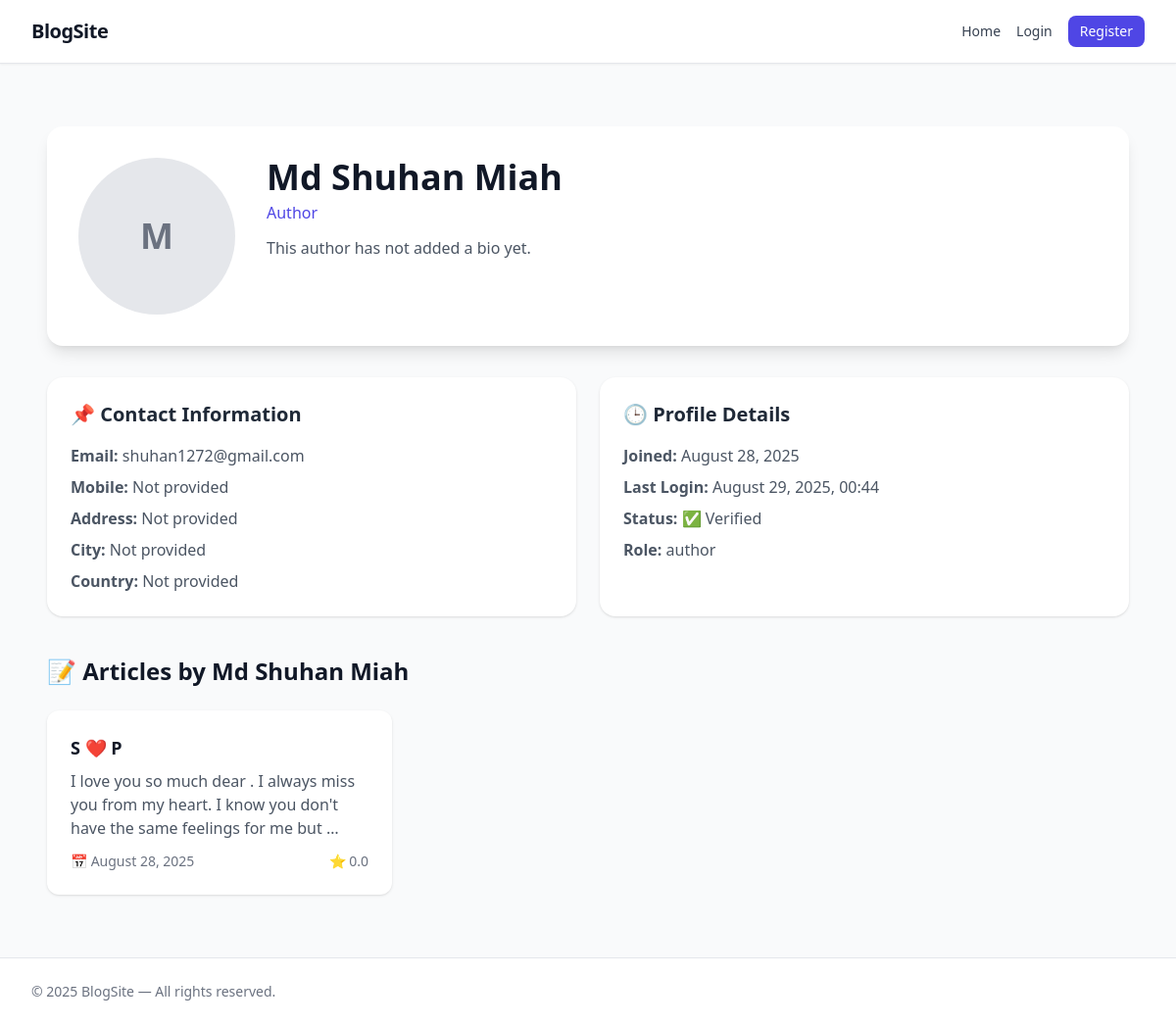
The page /accounts/profile/13/ on the database as committed earlier.
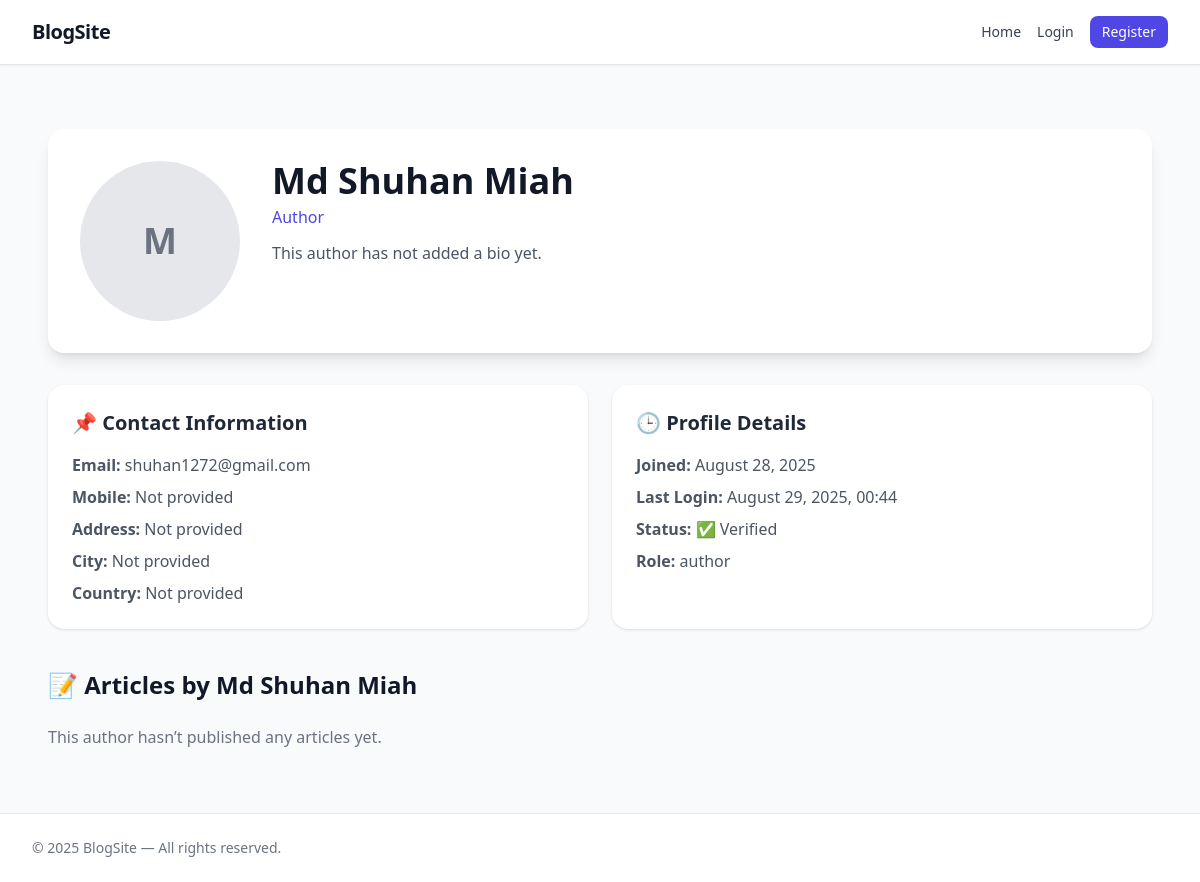
The same page on the database as committed later.
### blog/models.py (models this page shows, shortened)
class TimeStampedModel(models.Model):
    created_at = models.DateTimeField(auto_now_add=True)
    updated_at = models.DateTimeField(auto_now=True)
    class Meta:
        abstract = True #means for this class inside database table will be not created.. this class will be inherited by other classes.

class Blog(TimeStampedModel):
    title = models.CharField(max_length=200)
    slug = models.SlugField(blank=True, unique=True)
    body = models.TextField()
    author = models.ForeignKey(CustomUser, on_delete=models.CASCADE, related_name="blogs")
    categories = models.ManyToManyField(Category, related_name="blogs", blank=True)

### accounts/views.py (the view)
# urls.py: path("profile/<id>/", views.user_dashboard, name="profile"),
def user_dashboard(request,id):
    author = CustomUser.objects.get(id=id)
    blogs = Blog.objects.filter(author=author).prefetch_related("categories", "reviews")
    for blog in blogs:
        blog.avg_rating = blog.reviews.aggregate(avg=Avg("rating"))["avg"] or 0
    return render(request, "accounts/profile.html", {
        "author": author,
        "blogs": blogs,
    })

### accounts/models.py (called while the page is built)
    @property
    def full_name(self):
        if self.first_name == "" and self.last_name == "":
            return f"{self.username}{self.id}"
        return f"{self.first_name}  {self.last_name}"

### accounts/templates/accounts/profile.html (shortened to what this page needs)
{% extends "base.html" %}
{% block content %}
<div class="max-w-6xl mx-auto py-10 px-4">
  <div class="bg-white shadow-lg rounded-2xl p-8 flex flex-col md:flex-row items-center md:items-start gap-8">
    <div class="flex-shrink-0">
      {% if author.profile_picture %}
        <img src="{{ author.profile_picture.url }}" alt="{{ author.full_name }}"
             class="w-40 h-40 rounded-full object-cover border-4 border-indigo-500 shadow-lg">
      {% else %}
        <div class="w-40 h-40 rounded-full flex items-center justify-center bg-gray-200 text-gray-500 text-4xl font-bold">
          {{ author.first_name|slice:":1"|default:"A" }}
        </div>
      {% endif %}
    </div>
    <div class="flex-1">
      <h1 class="text-4xl font-bold text-gray-900">{{ author.full_name|default:author.username }}</h1>
      <p class="text-indigo-600 font-medium mt-1 capitalize">{{ author.role }}</p>
      <p class="text-gray-600 mt-3">{{ author.bio|default:"This author has not added a bio yet." }}</p>
    </div>
  </div>
  <div class="mt-8 grid md:grid-cols-2 gap-6">
    <div class="bg-white p-6 rounded-2xl shadow">
      <h2 class="text-xl font-semibold text-gray-800 mb-4">📌 Contact Information</h2>
      <ul class="space-y-2 text-gray-600">
        <li><strong>Email:</strong> {{ author.email }}</li>
        <li><strong>Mobile:</strong> {{ author.mobile|default:"Not provided" }}</li>
        <li><strong>Address:</strong> {{ author.address_line_1|default:"Not provided" }}</li>
        <li><strong>City:</strong> {{ author.city|default:"Not provided" }}</li>
        <li><strong>Country:</strong> {{ author.country|default:"Not provided" }}</li>
      </ul>
    </div>
    <div class="bg-white p-6 rounded-2xl shadow">
      <h2 class="text-xl font-semibold text-gray-800 mb-4">🕒 Profile Details</h2>
      <ul class="space-y-2 text-gray-600">
        <li><strong>Joined:</strong> {{ author.date_joined|date:"F j, Y" }}</li>
        <li><strong>Last Login:</strong> {{ author.last_login|date:"F j, Y, H:i" }}</li>
        <li><strong>Status:</strong> {% if author.is_verified %}
            ✅ Verified
          {% else %}
            ❌ Not Verified
          {% endif %}
        </li>
        <li><strong>Role:</strong> {{ author.role }}</li>
      </ul>
    </div>
  </div>
  <div class="mt-10">
    <h2 class="text-2xl font-bold mb-6 text-gray-900">📝 Articles by {{ author.full_name|default:author.username }}</h2>
    {% if blogs %}
      <div class="grid md:grid-cols-2 lg:grid-cols-3 gap-6">
        {% for blog in blogs %}
          <a href="{% url 'blog_detail' blog.slug %}"
             class="block bg-white p-6 rounded-xl shadow hover:shadow-lg transition">
            <h3 class="text-lg font-bold text-gray-900">{{ blog.title }}</h3>
            <p class="text-gray-600 mt-2 line-clamp-3">{{ blog.body|truncatewords:25 }}</p>
            <div class="mt-3 text-sm text-gray-500 flex justify-between">
              <span>📅 {{ blog.created_at|date:"F j, Y" }}</span>
              <span>⭐ {{ blog.avg_rating|floatformat:1 | default:0 }}</span>
            </div>
          </a>
        {% endfor %}
      </div>
    {% else %}
      <p class="text-gray-500">This author hasn’t published any articles yet.</p>
    {% endif %}
  </div>
</div>
{% endblock %}

Rows that differ between the two databases and show on the page:
removed Blog: title "S ❤️ P", body "I love you so much dear . I always miss you from my heart. I know you don't have the same feelings for me but …", created_at "August 28, 2025", avg_rating "0.0"
Other text that changed with them:
text now shown: "This author hasn’t published any articles yet."
